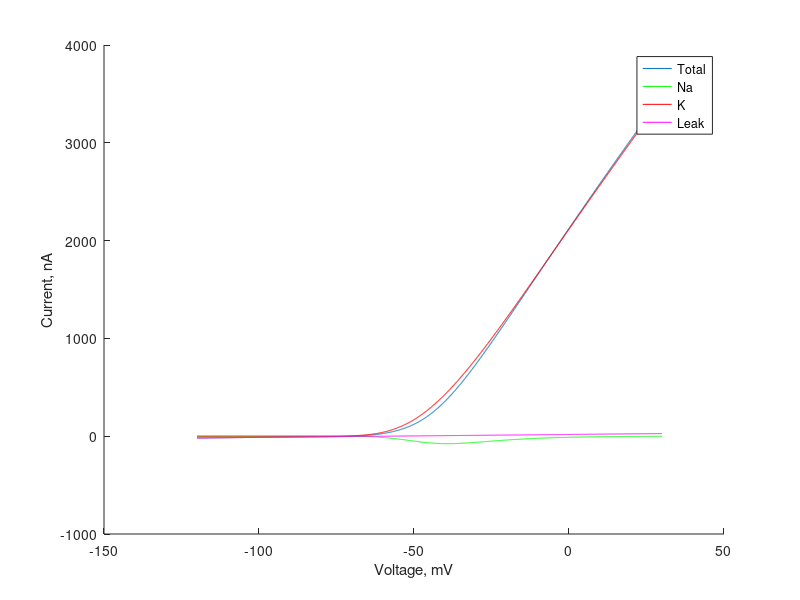
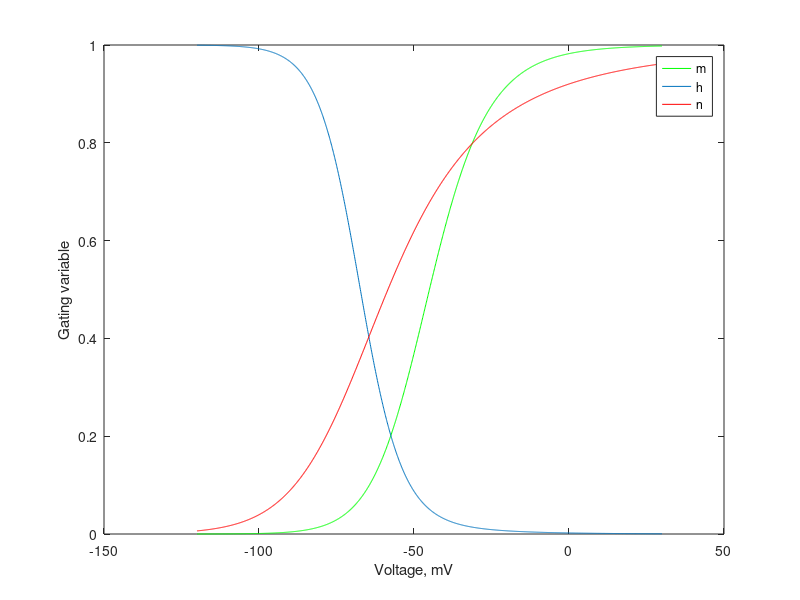
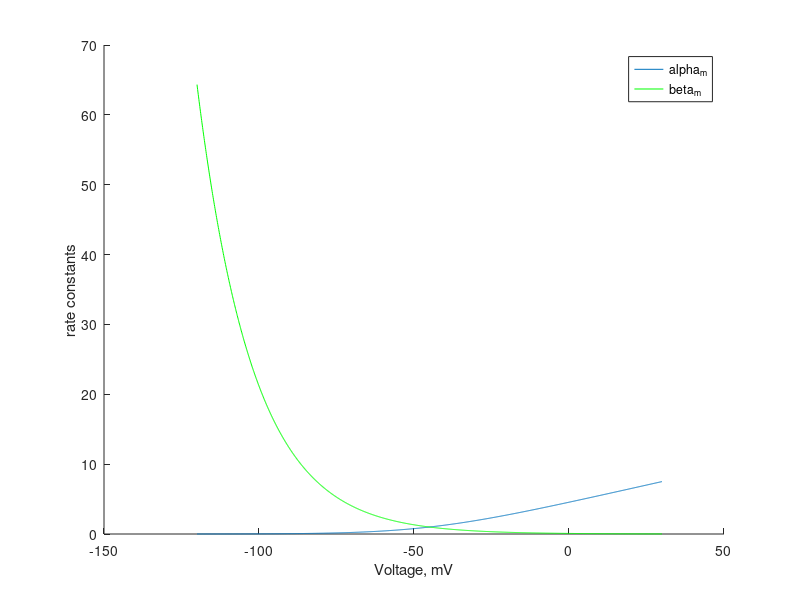

Write the MATLAB code that produced these figures, in order.
% HHab.m Plots currents and gating variables as a function of V
% Note: The plots have been switched to plot out in "modern units 
% of voltage (see below). Otherwise this code is identical to HHab 
% whose description follows.
% This version is in Hodgkin-Huxley's original formalism, 
% where the reversal potential is defined to be 0 and what we 
% now call depolarization (via an inward current) corresponds to 
% a negative potential difference.
% To switch all figures to modern units, at the end, plot instead of 
% "V" rather "-70-V".
clear
dV = 0.1;
Vmin = -100;
Vmax = 50;
V = Vmin:dV:Vmax;

V_L = -10.613;   % leak reversal potential
E_Na = -115;   % reversal for sodium channels
E_K = 12;   % reversal for potassium channels

g_L = 0.3;     % specific leak conductance
g_Na = 120;  % specific sodium conductance
g_K = 36;     % specific potassium conductance

cm = 1;     % specific membrane capacitance
tau = cm/g_L;   % membrane time constant

n=zeros(size(V));   % n: potassium activation gating variable
m=zeros(size(V));   % m: sodium activation gating variable
h=zeros(size(V));   % h: sodim inactivation gating variable
alpha_n = zeros(size(V));
beta_n = zeros(size(V));
alpha_m = zeros(size(V));
beta_m = zeros(size(V));
alpha_h = zeros(size(V));
beta_h = zeros(size(V));

I_L=zeros(size(V)); % in case we want to plot and look at the total current
I_Na=zeros(size(V)); % in case we want to plot and look at the total current
I_K=zeros(size(V)); % in case we want to plot and look at the total current


Itot=zeros(size(V)); % in case we want to plot and look at the total current

for i = 1:length(V); % now see how things change through time
    I_L(i) = g_L*(V_L-V(i));

    Vm = V(i);

    % Sodium and potassium gating variables are defined by the
    % voltage-dependent transition rates between states, labeled alpha and
    % beta. Written out from Dayan/Abbott, units are 1/ms.

    if ( Vm == -25 )
        alpha_m(i) = 0.1/0.1;
    else
        alpha_m(i) = (0.1*(Vm+25))/(exp(0.1*(Vm+25))-1);
    end
    beta_m(i) = 4*exp(Vm/18);
    alpha_h(i) = 0.07*exp(Vm/20);
    beta_h(i) = 1/(1+exp((Vm+30)/10));
    if ( Vm == -10)
        alpha_n(i) = 0.01/0.1;
    else
        alpha_n(i) = (0.01*(Vm+10))/(exp(0.1*(Vm+10))-1);
    end
    beta_n(i) = 0.125*exp((Vm)/80);

    % From the alpha and beta for each gating variable we find the steady
    % state values (_inf) and the time constants (tau_) for each m,h and n.

    tau_m(i) = 1/(alpha_m(i)+beta_m(i));      
    m(i) = alpha_m(i)/(alpha_m(i)+beta_m(i));

    tau_h(i) = 1/(alpha_h(i)+beta_h(i));     
    h(i) = alpha_h(i)/(alpha_h(i)+beta_h(i));

    tau_n(i) = 1/(alpha_n(i)+beta_n(i));      
    n(i) = alpha_n(i)/(alpha_n(i)+beta_n(i));

    I_Na(i) = g_Na*m(i)*m(i)*m(i)*h(i)*(E_Na-V(i)); % total sodium current

    I_K(i) = g_K*n(i)*n(i)*n(i)*n(i)*(E_K-V(i)); % total potassium current

    Itot(i) = I_L(i)+I_Na(i)+I_K(i); % total current is sum of leak + active channels + applied current


end

hold on;

plot(-70-V,Itot);
hold on;
plot(-70-V,I_Na,'g');
plot(-70-V,I_K,'r');
plot(-70-V,I_L,'m');
xlabel('Voltage, mV')
ylabel('Current, nA')
legend('Total', 'Na', 'K', 'Leak')

figure();
plot(-70-V,m,'g');
hold on;
plot(-70-V,h);
plot(-70-V,n,'r');
xlabel('Voltage, mV')
ylabel('Gating variable')
legend('m', 'h', 'n')

figure();
hold on;
plot(-70-V,alpha_m);
plot(-70-V,beta_m,'g');

xlabel('Voltage, mV')
ylabel('rate constants')
legend('alpha_m' , 'beta_m')


